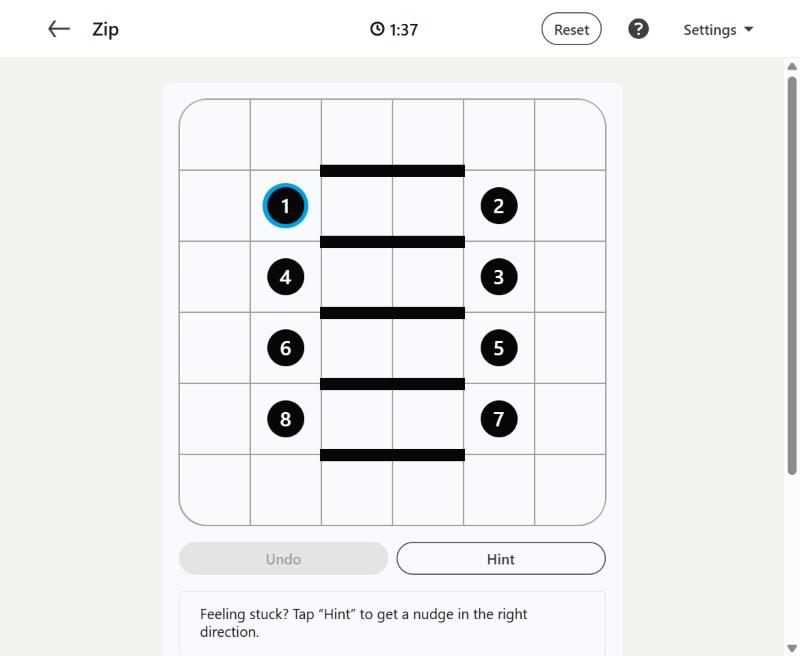
#> input picture tests/fixtures/board_6x6.jpg, 800 x 656 px
$ python main.py --image tests/fixtures/board_6x6.jpg
#> lines starting #> are read from the running program, lines starting #| are printed output that depends on the picture; after the words box and inside, x2 and y2 are one past the last pixel; in counts of white or black regions, pixels touching at a corner belong together
### vision.py
"""Finds a LinkedIn Zip board in a screenshot and reads its numbers and walls.

The board (light theme) is a square of thin grey grid lines on a near-white
background. Numbers are white digits on black discs in the middle of a cell,
walls are thick black bars sitting on the line between two cells.
"""
import os
import shutil
import sys
from concurrent.futures import ThreadPoolExecutor
from dataclasses import dataclass, field
from typing import Dict, List, Optional, Set, Tuple

import cv2
import numpy as np
from PIL import ImageGrab

Cell = Tuple[int, int]
Wall = Tuple[Cell, Cell]

LINE_MAX_GRAY = 215     # grid lines, walls and discs are all darker than this
INK_MAX_GRAY = 90       # walls and number discs are near-black
MIN_LINE_LENGTH = 80    # px, shortest run of dark pixels that counts as a grid line
MIN_GRID, MAX_GRID = 3, 15

TESSERACT_DEFAULT = r"C:\Program Files\Tesseract-OCR\tesseract.exe"


@dataclass
class Board:
    xs: List[float]                     # x of each vertical grid line, left to right (image px)
    ys: List[float]                     # y of each horizontal grid line, top to bottom
    numbered: List[Cell] = field(default_factory=list)      # cells holding a number disc
    walls: Set[Wall] = field(default_factory=set)
    numbers: Dict[Cell, int] = field(default_factory=dict)  # filled in by read_numbers()

    @property
    def rows(self) -> int:
        return len(self.ys) - 1

    @property
    def cols(self) -> int:
        return len(self.xs) - 1

    @property
    def cell_size(self) -> float:
        return (self.xs[-1] - self.xs[0]) / self.cols

    def center(self, cell: Cell) -> Tuple[int, int]:
        """Pixel at the middle of a cell, in image coordinates."""
        row, col = cell
        return (round((self.xs[col] + self.xs[col + 1]) / 2),
                round((self.ys[row] + self.ys[row + 1]) / 2))

    # [28 lines left out: functions same_puzzle, capture_screen, not called in this run]


def find_board(img: np.ndarray) -> Optional[Board]:
    """
    Locate the Zip board and work out its grid, numbered cells and walls.
    Returns None if no untouched board is visible.
    """
    gray = cv2.cvtColor(img, cv2.COLOR_BGR2GRAY)
    dark = (gray < LINE_MAX_GRAY).astype(np.uint8)

    # Keep only long straight runs of dark pixels, text and icons drop out
    horizontal = cv2.morphologyEx(dark, cv2.MORPH_OPEN, np.ones((1, MIN_LINE_LENGTH), np.uint8))
    vertical = cv2.morphologyEx(dark, cv2.MORPH_OPEN, np.ones((MIN_LINE_LENGTH, 1), np.uint8))
    count, _, stats, _ = cv2.connectedComponentsWithStats(horizontal | vertical, connectivity=8)

    best = None
    for x, y, w, h, _ in stats[1:count]:
        if min(w, h) < MIN_GRID * 30 or abs(w - h) > 0.05 * max(w, h):
            continue    # the board is always square
        xs = _grid_lines(vertical[y:y + h, x:x + w].mean(axis=0), x)
        ys = _grid_lines(horizontal[y:y + h, x:x + w].mean(axis=1), y)
        if xs and ys and len(xs) == len(ys) and (best is None or w > best[0]):
            best = (w, xs, ys)
    if best is None:
        return None

    board = Board(xs=best[1], ys=best[2])
    board.numbered = _find_numbered_cells(gray, board)
    board.walls = _find_walls(gray, board)
    return board


def _grid_lines(profile: np.ndarray, offset: int) -> Optional[List[float]]:
    """
    Turn a projection of the line mask into evenly spaced grid line positions.

    profile[i] is the share of row/column i covered by line pixels. Returns
    None when the peaks do not look like a regular grid.
    """
    hits = np.flatnonzero(profile > 0.5)
    if len(hits) == 0:
        return None
    # Neighbouring hits belong to the same (possibly thick) line
    groups = np.split(hits, np.flatnonzero(np.diff(hits) > 2) + 1)
    lines = [float(group.mean()) for group in groups]
    size = len(lines) - 1
    if not MIN_GRID <= size <= MAX_GRID:
        return None
    gaps = np.diff(lines)
    if np.abs(gaps - np.median(gaps)).max() > 0.15 * np.median(gaps):
        return None
    return [offset + float(v) for v in np.linspace(lines[0], lines[-1], size + 1)]


def _find_numbered_cells(gray: np.ndarray, board: Board) -> List[Cell]:
    """Cells whose middle is covered by a black number disc."""
    reach = max(2, int(board.cell_size * 0.15))
    numbered = []
    for row in range(board.rows):
        for col in range(board.cols):
            cx, cy = board.center((row, col))
            patch = gray[cy - reach:cy + reach + 1, cx - reach:cx + reach + 1]
            if (patch < INK_MAX_GRAY).mean() > 0.35:
                numbered.append((row, col))
    return numbered


def _find_walls(gray: np.ndarray, board: Board) -> Set[Wall]:
    """Pairs of adjacent cells with a thick black bar on the line between them."""
    along = max(2, int(board.cell_size * 0.2))      # how far to look along the edge
    across = max(1, int(board.cell_size * 0.05))    # how far to look either side of it, wider than a grid line

    def is_wall(x: float, y: float, vertical_edge: bool) -> bool:
        x, y = round(x), round(y)
        dx, dy = (across, along) if vertical_edge else (along, across)
        patch = gray[y - dy:y + dy + 1, x - dx:x + dx + 1]
        return (patch < INK_MAX_GRAY).mean() > 0.6

    walls = set()
    for row in range(board.rows):
        for col in range(board.cols):
            cx, cy = board.center((row, col))
            if col + 1 < board.cols and is_wall(board.xs[col + 1], cy, True):
                walls.add(((row, col), (row, col + 1)))
            if row + 1 < board.rows and is_wall(cx, board.ys[row + 1], False):
                walls.add(((row, col), (row + 1, col)))
    return walls


def _tesseract():
    """The pytesseract module ready for use, or None if OCR is not installed."""
    try:
        import pytesseract
    except ImportError:
        return None
    if not shutil.which("tesseract"):
        if not os.path.exists(TESSERACT_DEFAULT):
            return None
        pytesseract.pytesseract.tesseract_cmd = TESSERACT_DEFAULT
    return pytesseract


# [8 lines left out: function warm_up_ocr, not called in this run]


def read_numbers(img: np.ndarray, board: Board) -> List[Cell]:
    """
    OCR the number in every numbered cell into board.numbers.

    Returns the cells that could not be read reliably (empty when every
    number 1..N was found exactly once).
    """
    pytesseract = _tesseract()
    if pytesseract is None:
        return list(board.numbered)

    gray = cv2.cvtColor(img, cv2.COLOR_BGR2GRAY)

    # [14 lines left out: functions read, read_all, not called in this run]

    # Reading the disc as a line of text (mode 7) is the most reliable. Whatever
    # that misses gets a second go as a single word (8) or character (10),
    # which misread more often, so only numbers nobody has claimed yet count.
    board.numbers = read_all(board.numbered, (7,), set())
    unread = [cell for cell in board.numbered if cell not in board.numbers]
    if unread:
        board.numbers.update(read_all(unread, (8, 10), set(board.numbers.values())))
    unread = [cell for cell in board.numbered if cell not in board.numbers]
    missing = set(range(1, len(board.numbered) + 1)) - set(board.numbers.values())
    if len(unread) == 1 and len(missing) == 1:
        # Only one number is unaccounted for, so it must be this cell
        board.numbers[unread.pop()] = missing.pop()
    return unread


# [42 lines left out: functions _digit_image, annotate, not called in this run]

### main.py
"""
LinkedIn Zip Auto-Solver

Watches the screen for a Zip board, reads it, solves it and plays the
solution into the game. Run it, then start the game in your browser.
"""
import argparse
import sys
import threading
import time

import cv2

import solver
import vision

DEBUG_IMAGE = "zip_debug.png"


def parse_args():
    parser = argparse.ArgumentParser(description="Solve the LinkedIn Zip board that is on screen.")
    parser.add_argument("--dry-run", action="store_true",
                        help="find and solve the board but leave the mouse and keyboard alone")
    parser.add_argument("--mouse", action="store_true",
                        help="drag the path with the mouse instead of using the arrow keys")
    parser.add_argument("--step", type=float, default=0.02, metavar="SECONDS",
                        help="pause between moves, raise it if the game misses some (default: 0.02)")
    parser.add_argument("--timeout", type=float, default=60, metavar="SECONDS",
                        help="how long to wait for a board to show up (default: 60)")
    parser.add_argument("--image", metavar="FILE",
                        help="read the board from a screenshot file instead of the screen (never plays)")
    parser.add_argument("--debug", action="store_true",
                        help=f"save a picture of what was detected to {DEBUG_IMAGE}")
    return parser.parse_args()


def wait_for_board(timeout: float):
    """
    Poll the screen until a board shows up and has stopped changing.
    Returns (image, board, origin, scale) or None on timeout.
    """
    deadline = time.monotonic() + timeout
    previous = None
    while time.monotonic() < deadline:
        img, origin, scale = vision.capture_screen()
        board = vision.find_board(img)
        if board and len(board.numbered) < 2:
            board = None
        # The same board twice in a row means the game has finished animating it in
        if board and board.same_puzzle(previous):
            return img, board, origin, scale
        previous = board
        time.sleep(0.1)
    return None


def ask_for_numbers(board: vision.Board, unread):
    """Fall back to the user for the numbers OCR could not make out."""
    print("\nCould not read every number, please fill in the rest (rows and columns count from the top left):")
    for row, col in unread:
        answer = ""
        while not answer.isdigit():
            answer = input(f"  Number at row {row + 1}, column {col + 1}: ").strip()
        board.numbers[(row, col)] = int(answer)


def main() -> int:
    args = parse_args()
    sys.stdout.reconfigure(errors="replace")    # the path drawing may not fit a legacy console encoding

    if args.image:
        img, origin, scale = cv2.imread(args.image), (0, 0), 1.0
#> img is the input picture: shape (656, 800, 3); mean B, G, R 236, 236.1, 235.8
#> origin = (0, 0); scale = 1
        if img is None:
            print(f"Could not open {args.image}")
            return 1
        board = vision.find_board(img)
#> in find_board, `dark = (gray < LINE_MAX_GRAY).astype(np.uint8)`:
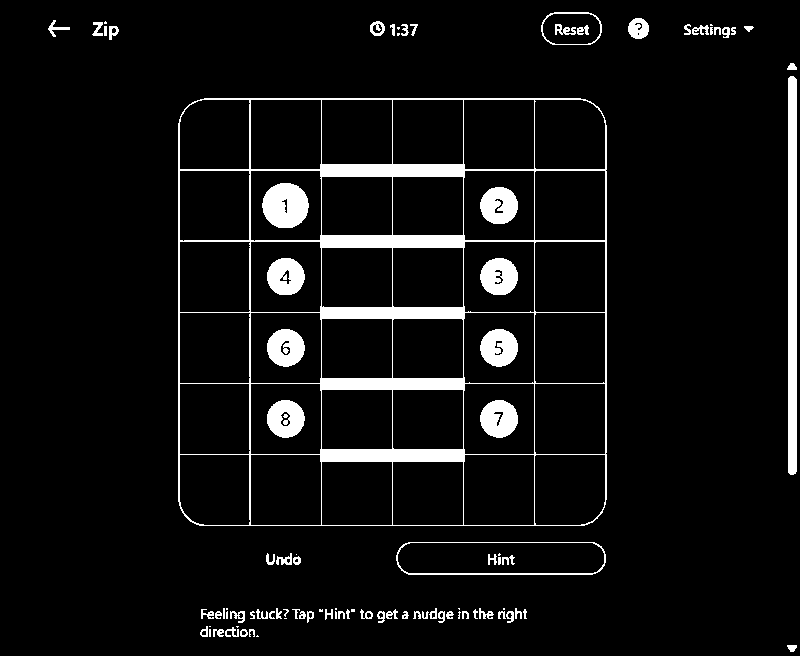
#> dark: shape (656, 800); values 0 (black) and 1 (white), 6.4% white; 95 white regions (22 under 20 px), largest, box (x1, y1, x2, y2) and area: (178, 98, 607, 526) 16332, (788, 76, 797, 475) 3574, (262, 183, 309, 228) 1642
#> in find_board, `horizontal = cv2.morphologyEx(dark, cv2.MORPH_OPEN, np.ones((1, MIN_LI..`:
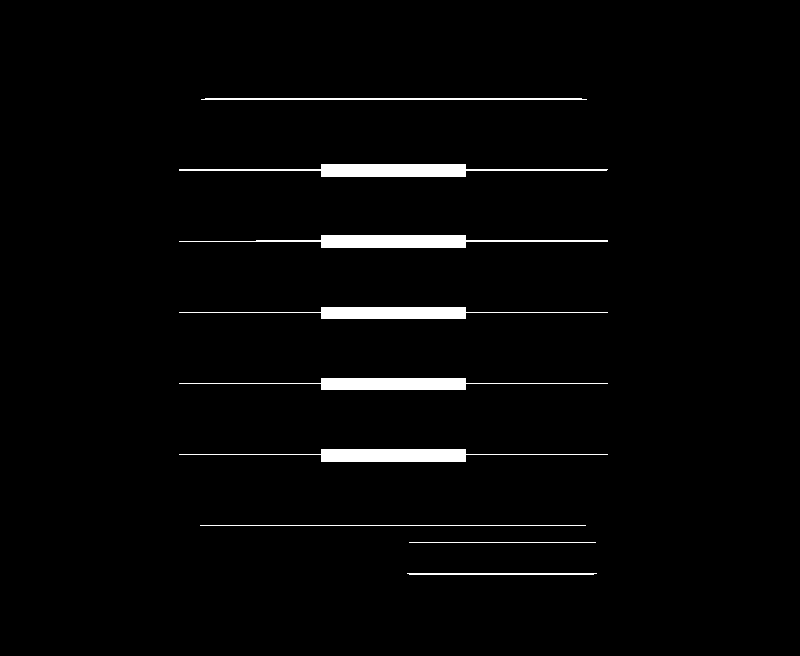
#> horizontal: shape (656, 800); values 0 (black) and 1 (white), 2.4% white; 9 white regions, largest, box (x1, y1, x2, y2) and area: (179, 164, 608, 177) 2452, (179, 235, 608, 248) 2376, (179, 449, 608, 462) 2169
#> in find_board, `vertical = cv2.morphologyEx(dark, cv2.MORPH_OPEN, np.ones((MIN_LINE_LE..`:
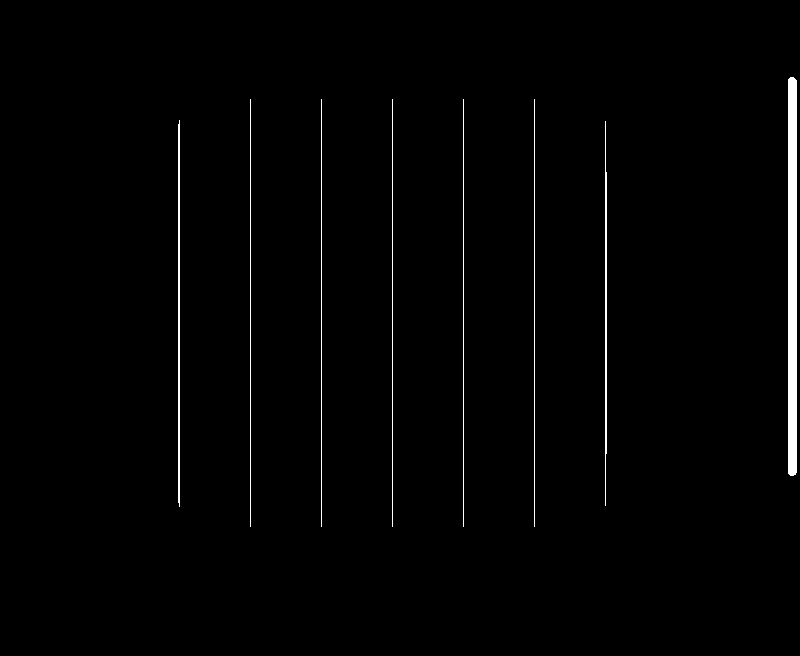
#> vertical: shape (656, 800); values 0 (black) and 1 (white), 1.4% white; 8 white regions, largest, box (x1, y1, x2, y2) and area: (788, 77, 797, 476) 3574, (178, 120, 180, 507) 766, (605, 121, 607, 506) 667
#> in find_board, `count, _, stats, _ = cv2.connectedComponentsWithStats(horizontal | ver..`: count = 5; stats = [[0, 0, 800, 656, 505126], [788, 77, 9, 399, 3574], [178, 98, 430, 429, 15538], [409, 542, 187, 1, 187], [407, 573, 190, 2, 375]]
#> the loop in find_board, `for x, y, w, h, _ in stats[1:count]:` made 4 passes
#> (x, y, w, h) on pass 2: (178, 98, 430, 429)
#> (x, y, w, h) on passes 1, 3, 4: (788, 77, 9, 399), (409, 542, 187, 1), (407, 573, 190, 2)
#> after the loop in _find_numbered_cells, `for row in range(board.rows):`: numbered = [(1, 1), (1, 4), (2, 1), (2, 4), (3, 1), (3, 4), (4, 1), (4, 4)]
#> in find_board, `board.numbered = _find_numbered_cells(gray, board)`: board.numbered has the same summary as numbered in _find_numbered_cells
#> in find_board, `board.walls = _find_walls(gray, board)`: board.walls = 10 items
    else:
        print("Looking for a Zip board on screen, start the game now (Ctrl+C to quit)...")
        threading.Thread(target=vision.warm_up_ocr, daemon=True).start()
        found = wait_for_board(args.timeout)
        img, board, origin, scale = found if found else (None, None, None, None)
    started = time.perf_counter()

    if board is None:
        print("No fresh Zip board found. The whole board has to be visible, in LinkedIn's light theme,")
        print("with no path drawn on it yet (press Reset in the game if there is one).")
        return 1
    print(f"Found a {board.rows}x{board.cols} board with {len(board.numbered)} numbers and {len(board.walls)} walls")
#| Found a 6x6 board with 8 numbers and 10 walls

    unread = vision.read_numbers(img, board)
#> unread has the same summary as numbered in _find_numbered_cells
    if unread:
        ask_for_numbers(board, unread)
#> the loop in ask_for_numbers, `for row, col in unread:` made 1 pass
#> after the loop in ask_for_numbers, `for row, col in unread:`: board.numbers = 0 items

    try:
        path = solver.solve(board.rows, board.cols, board.numbers, board.walls)
    except ValueError as error:
        print(f"The numbers on the board do not add up: {error}")
        path = None
    if args.debug:
        cv2.imwrite(DEBUG_IMAGE, vision.annotate(img, board, path))
        print(f"Saved what was detected to {DEBUG_IMAGE}")
    if path is None:
        print("No solution found, so the board was probably misread. Run with --debug to see what was detected.")
        return 1
    print(solver.render(path, board.rows, board.cols, board.numbers))

    if args.dry_run or args.image:
        return 0

    import automation   # imported late so --image works on a machine with no display
    points = []
    for cell in path:
        x, y = board.center(cell)
        points.append((round(origin[0] + x / scale), round(origin[1] + y / scale)))
    try:
        if args.mouse:
            automation.play_with_mouse(points, args.step)
        else:
            automation.play_with_keys(path, points[0], args.step)
    except automation.pyautogui.FailSafeException:
        print("Aborted, the mouse was moved to the corner of the screen.")
        return 1
    print(f"Done in {time.perf_counter() - started:.2f}s from spotting the board")
    return 0


if __name__ == "__main__":
    try:
#> (the run stopped early here; a loop or call above may not have finished)
